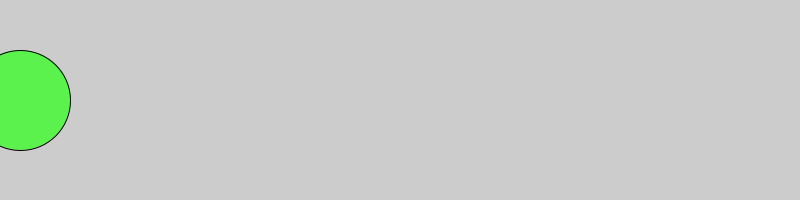
Frame 1 (no input)
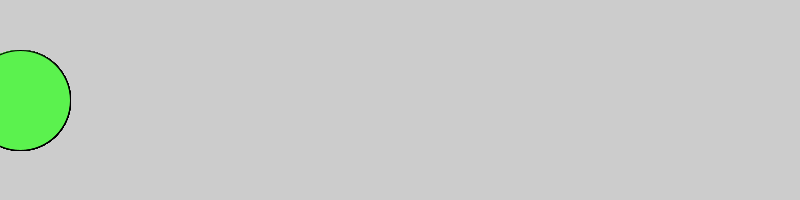
Frame 60 (the mouse pressed at the canvas centre just before this capture)
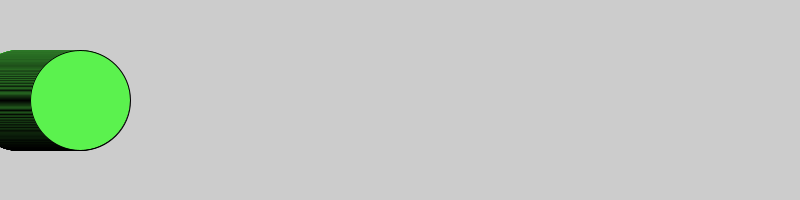
Frame 120 (the mouse held since frame 60 and released just before this capture)

The Processing sketch that drew these frames (run headless with seeded random() and noise(); from frame 60 on, the mouse is pressed at the canvas centre):

// Processing sketch: dot_race
// ── dot_race.pde
int x = 20;
void setup() {
    size(800, 200);
}


void draw() {
     
    //3. make it a nice color
          fill(#5BF24E);
    //4. if the mouse is pressed...
         if (mousePressed){
           
         x++;
         }
         
          
    //5. ... change the X co-ordinate so that the dot moves to the right
    //2. Draw an ellipse of height and width 100. Make sure to use your variable for the X position.
         ellipse(x,100,100,100);
    //6. Make your dot move really fast so that it can win the race 
        
        
    //7. Use this method to play a ding when your dot crosses the finish line. 
}
